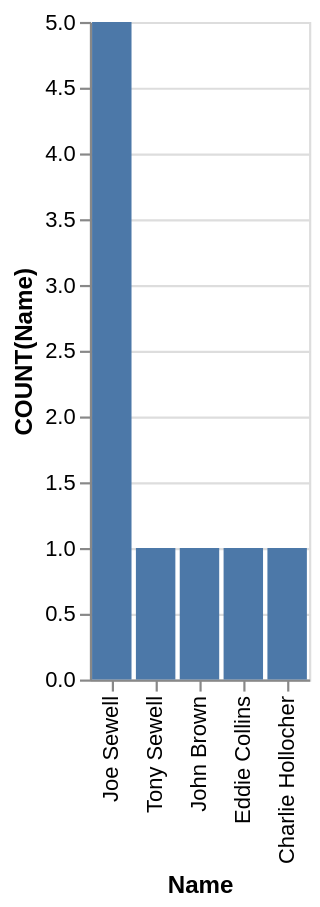

Vega-Lite specification stored for this chart:
### Vega-Lite specification from a JSON file in a GitHub repository (floating-point values rounded to 4 significant figures)
{"data": {"values": [{"x_data": "Joe Sewell", "y_data": 5}, {"x_data": "Tony Sewell", "y_data": 1}, {"x_data": "John Brown", "y_data": 1}, {"x_data": "Eddie Collins", "y_data": 1}, {"x_data": "Charlie Hollocher", "y_data": 1}]}, "mark": "bar", "encoding": {"x": {"field": "x_data", "type": "nominal", "title": "Name", "sort": {"op": "sum", "field": "y_data", "order": "descending"}}, "y": {"field": "y_data", "type": "quantitative", "title": "COUNT(Name)"}}}
